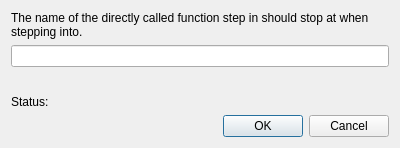
<?xml version="1.0" encoding="UTF-8"?>
<ui version="4.0">
 <class>FunctionNameDialog</class>
 <widget class="QDialog" name="FunctionNameDialog">
  <property name="geometry">
   <rect>
    <x>0</x>
    <y>0</y>
    <width>400</width>
    <height>148</height>
   </rect>
  </property>
  <property name="windowTitle">
   <string>Dialog</string>
  </property>
  <layout class="QVBoxLayout" name="verticalLayout">
   <item>
    <widget class="QLabel" name="label">
     <property name="text">
      <string>The name of the directly called function step in should stop at when stepping into.</string>
     </property>
     <property name="wordWrap">
      <bool>true</bool>
     </property>
    </widget>
   </item>
   <item>
    <widget class="QLineEdit" name="functionNameEdit"/>
   </item>
   <item>
    <spacer name="verticalSpacer">
     <property name="orientation">
      <enum>Qt::Vertical</enum>
     </property>
     <property name="sizeHint" stdset="0">
      <size>
       <width>20</width>
       <height>40</height>
      </size>
     </property>
    </spacer>
   </item>
   <item>
    <widget class="QLabel" name="statusLabel">
     <property name="text">
      <string>Status:</string>
     </property>
    </widget>
   </item>
   <item>
    <widget class="QDialogButtonBox" name="buttonBox">
     <property name="orientation">
      <enum>Qt::Horizontal</enum>
     </property>
     <property name="standardButtons">
      <set>QDialogButtonBox::Cancel|QDialogButtonBox::Ok</set>
     </property>
    </widget>
   </item>
  </layout>
 </widget>
 <resources/>
 <connections>
  <connection>
   <sender>buttonBox</sender>
   <signal>accepted()</signal>
   <receiver>FunctionNameDialog</receiver>
   <slot>accept()</slot>
   <hints>
    <hint type="sourcelabel">
     <x>248</x>
     <y>254</y>
    </hint>
    <hint type="destinationlabel">
     <x>157</x>
     <y>274</y>
    </hint>
   </hints>
  </connection>
  <connection>
   <sender>buttonBox</sender>
   <signal>rejected()</signal>
   <receiver>FunctionNameDialog</receiver>
   <slot>reject()</slot>
   <hints>
    <hint type="sourcelabel">
     <x>316</x>
     <y>260</y>
    </hint>
    <hint type="destinationlabel">
     <x>286</x>
     <y>274</y>
    </hint>
   </hints>
  </connection>
 </connections>
</ui>
